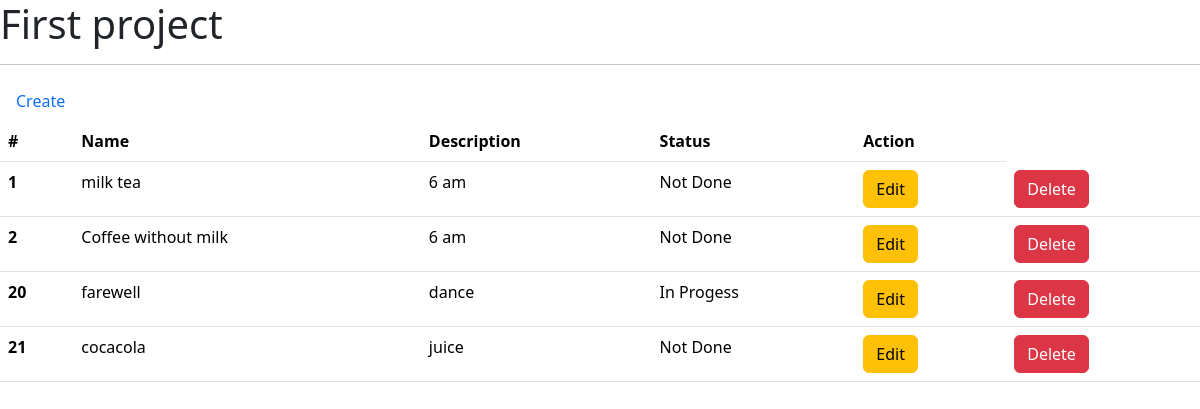
/home/, run on the app's committed database.
### base/models.py (models this page shows)
class Firstproject(models.Model):
    name=models.CharField(max_length=30)
    description =models.TextField()
    status =models.CharField(max_length=30)

### base/views.py (the view)
# urls.py: 2. Add a URL to urlpatterns:  path('', views.home, name='home')
def home(request):
    fst_obj=Firstproject.objects.all()
    context={'firsts':fst_obj}
    return render (request,'index.html',context)

### templates/index.html (shortened to what this page needs)
<!DOCTYPE html>
<html lang="en">
<head>
    <link href="https://cdn.jsdelivr.net/npm/bootstrap@5.3.3/dist/css/bootstrap.min.css" rel="stylesheet">
</head>
<body>
    <h1>First project</h1>
    <hr>
    <ul class="nav">
      <li class="nav-item">
          <a class="nav-link" href="{% url 'create' %}">Create</a>
        </li>
    </ul>
    <table class="table">
        <thead>
          <tr>
            <th scope="col">#</th>
            <th scope="col">Name</th>
            <th scope="col">Description</th>
            <th scope="col">Status</th>
            <th scope="col">Action</th>
          </tr>
        </thead>
        <tbody>
          {% for first in firsts %}
          <tr>
            <th scope="row">{{first.id}}</th>
            <td>{{first.name}}</td>
            <td>{{first.description}}</td>
            <td>{{first.status}}</td>
            <td><a href="{% url 'edit' pk=first.id %}"><button type="button" class="btn btn-warning">Edit</button></a></td>
            <td> <a href="{% url 'delete' pk=first.id %}"><button type="button" class="btn btn-danger">Delete</button></a> </td>
          </tr>
          {% endfor %}
        </tbody>
      </table>
</body>
</html>

### data on the page
Firstproject: id "1", name "milk tea", description "6 am", status "Not Done"
Firstproject: id "2", name "Coffee without milk", description "6 am", status "Not Done"
Firstproject: id "20", name "farewell", description "dance", status "In Progess"
Firstproject: id "21", name "cocacola", description "juice", status "Not Done"
